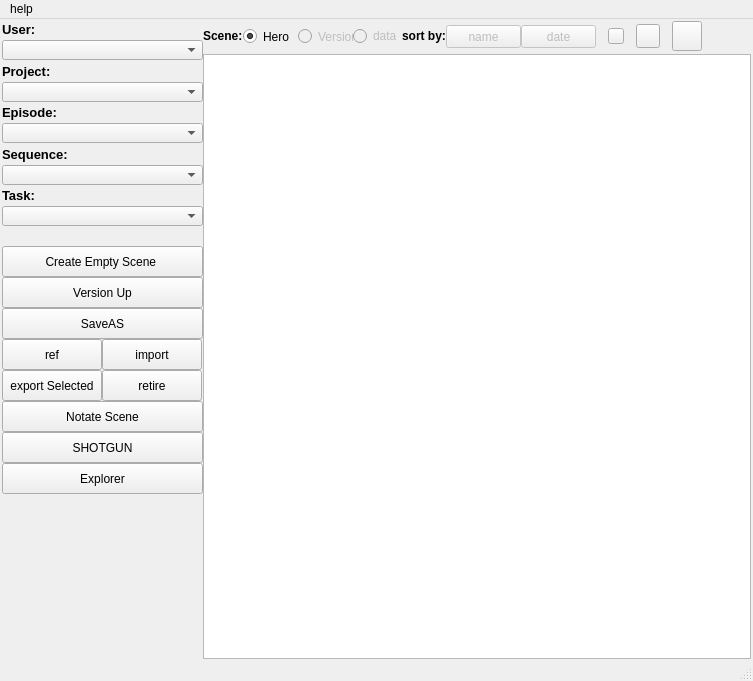
<?xml version="1.0" encoding="UTF-8"?>
<ui version="4.0">
 <class>MainWindow</class>
 <widget class="QMainWindow" name="MainWindow">
  <property name="geometry">
   <rect>
    <x>0</x>
    <y>0</y>
    <width>753</width>
    <height>681</height>
   </rect>
  </property>
  <property name="minimumSize">
   <size>
    <width>676</width>
    <height>681</height>
   </size>
  </property>
  <property name="maximumSize">
   <size>
    <width>1500</width>
    <height>2000</height>
   </size>
  </property>
  <property name="windowTitle">
   <string>dsShotOpen</string>
  </property>
  <property name="documentMode">
   <bool>false</bool>
  </property>
  <property name="tabShape">
   <enum>QTabWidget::Rounded</enum>
  </property>
  <widget class="QWidget" name="centralwidget">
   <property name="sizePolicy">
    <sizepolicy hsizetype="Expanding" vsizetype="Expanding">
     <horstretch>0</horstretch>
     <verstretch>0</verstretch>
    </sizepolicy>
   </property>
   <layout class="QGridLayout" name="gridLayout_2">
    <property name="leftMargin">
     <number>2</number>
    </property>
    <property name="topMargin">
     <number>0</number>
    </property>
    <property name="rightMargin">
     <number>2</number>
    </property>
    <property name="bottomMargin">
     <number>0</number>
    </property>
    <property name="spacing">
     <number>0</number>
    </property>
    <item row="0" column="0" rowspan="2">
     <widget class="QWidget" name="tmpwidget" native="true">
      <property name="minimumSize">
       <size>
        <width>201</width>
        <height>475</height>
       </size>
      </property>
      <property name="maximumSize">
       <size>
        <width>201</width>
        <height>475</height>
       </size>
      </property>
      <layout class="QGridLayout" name="gridLayout">
       <property name="margin">
        <number>0</number>
       </property>
       <property name="spacing">
        <number>0</number>
       </property>
       <item row="2" column="0">
        <widget class="QLabel" name="project_L">
         <property name="maximumSize">
          <size>
           <width>201</width>
           <height>25</height>
          </size>
         </property>
         <property name="font">
          <font>
           <pointsize>10</pointsize>
           <weight>75</weight>
           <bold>true</bold>
          </font>
         </property>
         <property name="text">
          <string>Project:</string>
         </property>
        </widget>
       </item>
       <item row="13" column="0" colspan="2">
        <widget class="QPushButton" name="versionUp_B">
         <property name="enabled">
          <bool>true</bool>
         </property>
         <property name="sizePolicy">
          <sizepolicy hsizetype="Fixed" vsizetype="Fixed">
           <horstretch>0</horstretch>
           <verstretch>0</verstretch>
          </sizepolicy>
         </property>
         <property name="minimumSize">
          <size>
           <width>201</width>
           <height>31</height>
          </size>
         </property>
         <property name="maximumSize">
          <size>
           <width>201</width>
           <height>31</height>
          </size>
         </property>
         <property name="font">
          <font>
           <weight>50</weight>
           <bold>false</bold>
          </font>
         </property>
         <property name="text">
          <string>Version Up</string>
         </property>
        </widget>
       </item>
       <item row="9" column="0" colspan="2">
        <widget class="QComboBox" name="task_CB">
         <property name="minimumSize">
          <size>
           <width>199</width>
           <height>20</height>
          </size>
         </property>
         <property name="maximumSize">
          <size>
           <width>201</width>
           <height>20</height>
          </size>
         </property>
        </widget>
       </item>
       <item row="5" column="0" colspan="2">
        <widget class="QComboBox" name="episodes_CB">
         <property name="minimumSize">
          <size>
           <width>199</width>
           <height>20</height>
          </size>
         </property>
         <property name="maximumSize">
          <size>
           <width>201</width>
           <height>20</height>
          </size>
         </property>
        </widget>
       </item>
       <item row="8" column="0">
        <widget class="QLabel" name="task_L">
         <property name="font">
          <font>
           <pointsize>10</pointsize>
           <weight>75</weight>
           <bold>true</bold>
          </font>
         </property>
         <property name="text">
          <string>Task:</string>
         </property>
        </widget>
       </item>
       <item row="7" column="0" colspan="2">
        <widget class="QComboBox" name="sequence_CB">
         <property name="minimumSize">
          <size>
           <width>199</width>
           <height>20</height>
          </size>
         </property>
         <property name="maximumSize">
          <size>
           <width>201</width>
           <height>20</height>
          </size>
         </property>
        </widget>
       </item>
       <item row="16" column="1">
        <widget class="QPushButton" name="retire_B">
         <property name="minimumSize">
          <size>
           <width>100</width>
           <height>31</height>
          </size>
         </property>
         <property name="maximumSize">
          <size>
           <width>99</width>
           <height>31</height>
          </size>
         </property>
         <property name="text">
          <string>retire</string>
         </property>
        </widget>
       </item>
       <item row="17" column="0" colspan="2">
        <widget class="QPushButton" name="notate_B">
         <property name="enabled">
          <bool>true</bool>
         </property>
         <property name="sizePolicy">
          <sizepolicy hsizetype="Fixed" vsizetype="Fixed">
           <horstretch>0</horstretch>
           <verstretch>0</verstretch>
          </sizepolicy>
         </property>
         <property name="minimumSize">
          <size>
           <width>201</width>
           <height>31</height>
          </size>
         </property>
         <property name="maximumSize">
          <size>
           <width>201</width>
           <height>31</height>
          </size>
         </property>
         <property name="font">
          <font>
           <weight>50</weight>
           <bold>false</bold>
          </font>
         </property>
         <property name="text">
          <string>Notate Scene</string>
         </property>
        </widget>
       </item>
       <item row="0" column="0">
        <widget class="QLabel" name="user_L">
         <property name="maximumSize">
          <size>
           <width>201</width>
           <height>25</height>
          </size>
         </property>
         <property name="font">
          <font>
           <pointsize>10</pointsize>
           <weight>75</weight>
           <bold>true</bold>
          </font>
         </property>
         <property name="text">
          <string>User:</string>
         </property>
        </widget>
       </item>
       <item row="18" column="0" colspan="2">
        <widget class="QPushButton" name="sg_B">
         <property name="minimumSize">
          <size>
           <width>201</width>
           <height>31</height>
          </size>
         </property>
         <property name="maximumSize">
          <size>
           <width>201</width>
           <height>31</height>
          </size>
         </property>
         <property name="text">
          <string>SHOTGUN</string>
         </property>
        </widget>
       </item>
       <item row="12" column="0" colspan="2">
        <widget class="QPushButton" name="createEmpty_B">
         <property name="enabled">
          <bool>true</bool>
         </property>
         <property name="sizePolicy">
          <sizepolicy hsizetype="Fixed" vsizetype="Fixed">
           <horstretch>0</horstretch>
           <verstretch>0</verstretch>
          </sizepolicy>
         </property>
         <property name="minimumSize">
          <size>
           <width>201</width>
           <height>31</height>
          </size>
         </property>
         <property name="maximumSize">
          <size>
           <width>201</width>
           <height>31</height>
          </size>
         </property>
         <property name="font">
          <font>
           <weight>50</weight>
           <bold>false</bold>
          </font>
         </property>
         <property name="text">
          <string>Create Empty Scene </string>
         </property>
        </widget>
       </item>
       <item row="3" column="0" colspan="2">
        <widget class="QComboBox" name="projects_CB">
         <property name="minimumSize">
          <size>
           <width>199</width>
           <height>20</height>
          </size>
         </property>
         <property name="maximumSize">
          <size>
           <width>201</width>
           <height>20</height>
          </size>
         </property>
        </widget>
       </item>
       <item row="15" column="0">
        <widget class="QPushButton" name="ref_B">
         <property name="minimumSize">
          <size>
           <width>100</width>
           <height>31</height>
          </size>
         </property>
         <property name="maximumSize">
          <size>
           <width>100</width>
           <height>31</height>
          </size>
         </property>
         <property name="text">
          <string>ref</string>
         </property>
        </widget>
       </item>
       <item row="6" column="0">
        <widget class="QLabel" name="seq_L">
         <property name="maximumSize">
          <size>
           <width>201</width>
           <height>25</height>
          </size>
         </property>
         <property name="font">
          <font>
           <pointsize>10</pointsize>
           <weight>75</weight>
           <bold>true</bold>
          </font>
         </property>
         <property name="text">
          <string>Sequence:</string>
         </property>
        </widget>
       </item>
       <item row="14" column="0" colspan="2">
        <widget class="QPushButton" name="saveAs_B">
         <property name="minimumSize">
          <size>
           <width>201</width>
           <height>31</height>
          </size>
         </property>
         <property name="maximumSize">
          <size>
           <width>201</width>
           <height>31</height>
          </size>
         </property>
         <property name="text">
          <string>SaveAS</string>
         </property>
        </widget>
       </item>
       <item row="1" column="0" colspan="2">
        <widget class="QComboBox" name="user_CB">
         <property name="minimumSize">
          <size>
           <width>199</width>
           <height>20</height>
          </size>
         </property>
         <property name="maximumSize">
          <size>
           <width>201</width>
           <height>20</height>
          </size>
         </property>
        </widget>
       </item>
       <item row="15" column="1">
        <widget class="QPushButton" name="import_B">
         <property name="minimumSize">
          <size>
           <width>100</width>
           <height>31</height>
          </size>
         </property>
         <property name="maximumSize">
          <size>
           <width>99</width>
           <height>31</height>
          </size>
         </property>
         <property name="text">
          <string>import</string>
         </property>
        </widget>
       </item>
       <item row="16" column="0">
        <widget class="QPushButton" name="export_B">
         <property name="minimumSize">
          <size>
           <width>100</width>
           <height>31</height>
          </size>
         </property>
         <property name="maximumSize">
          <size>
           <width>100</width>
           <height>31</height>
          </size>
         </property>
         <property name="text">
          <string>export Selected</string>
         </property>
        </widget>
       </item>
       <item row="4" column="0">
        <widget class="QLabel" name="episode_L">
         <property name="maximumSize">
          <size>
           <width>201</width>
           <height>26</height>
          </size>
         </property>
         <property name="font">
          <font>
           <pointsize>10</pointsize>
           <weight>75</weight>
           <bold>true</bold>
          </font>
         </property>
         <property name="text">
          <string>Episode:</string>
         </property>
        </widget>
       </item>
       <item row="19" column="0" colspan="2">
        <widget class="QPushButton" name="explorer_B">
         <property name="enabled">
          <bool>true</bool>
         </property>
         <property name="sizePolicy">
          <sizepolicy hsizetype="Fixed" vsizetype="Fixed">
           <horstretch>0</horstretch>
           <verstretch>0</verstretch>
          </sizepolicy>
         </property>
         <property name="minimumSize">
          <size>
           <width>201</width>
           <height>31</height>
          </size>
         </property>
         <property name="maximumSize">
          <size>
           <width>201</width>
           <height>31</height>
          </size>
         </property>
         <property name="font">
          <font>
           <weight>50</weight>
           <bold>false</bold>
          </font>
         </property>
         <property name="text">
          <string>Explorer</string>
         </property>
        </widget>
       </item>
       <item row="10" column="0">
        <spacer name="verticalSpacer">
         <property name="orientation">
          <enum>Qt::Vertical</enum>
         </property>
         <property name="sizeType">
          <enum>QSizePolicy::Fixed</enum>
         </property>
         <property name="sizeHint" stdset="0">
          <size>
           <width>20</width>
           <height>20</height>
          </size>
         </property>
        </spacer>
       </item>
      </layout>
     </widget>
    </item>
    <item row="0" column="8">
     <widget class="QWidget" name="widget" native="true">
      <property name="minimumSize">
       <size>
        <width>120</width>
        <height>35</height>
       </size>
      </property>
      <property name="maximumSize">
       <size>
        <width>120</width>
        <height>35</height>
       </size>
      </property>
      <property name="layoutDirection">
       <enum>Qt::LeftToRight</enum>
      </property>
      <property name="autoFillBackground">
       <bool>true</bool>
      </property>
      <layout class="QHBoxLayout" name="horizontalLayout">
       <property name="spacing">
        <number>0</number>
       </property>
       <property name="margin">
        <number>0</number>
       </property>
       <item>
        <widget class="QPushButton" name="iconSmall_PB">
         <property name="minimumSize">
          <size>
           <width>16</width>
           <height>16</height>
          </size>
         </property>
         <property name="maximumSize">
          <size>
           <width>16</width>
           <height>16</height>
          </size>
         </property>
         <property name="text">
          <string/>
         </property>
         <property name="icon">
          <iconset>
           <normaloff>:/icons/mayaico_2014.png</normaloff>:/icons/mayaico_2014.png</iconset>
         </property>
         <property name="iconSize">
          <size>
           <width>10</width>
           <height>10</height>
          </size>
         </property>
         <property name="checked">
          <bool>false</bool>
         </property>
        </widget>
       </item>
       <item>
        <widget class="QPushButton" name="iconMed_PB">
         <property name="minimumSize">
          <size>
           <width>24</width>
           <height>24</height>
          </size>
         </property>
         <property name="maximumSize">
          <size>
           <width>24</width>
           <height>24</height>
          </size>
         </property>
         <property name="text">
          <string/>
         </property>
         <property name="icon">
          <iconset>
           <normaloff>:/icons/mayaico_2014.png</normaloff>:/icons/mayaico_2014.png</iconset>
         </property>
        </widget>
       </item>
       <item>
        <widget class="QPushButton" name="iconLarge_PB">
         <property name="minimumSize">
          <size>
           <width>30</width>
           <height>30</height>
          </size>
         </property>
         <property name="maximumSize">
          <size>
           <width>30</width>
           <height>30</height>
          </size>
         </property>
         <property name="text">
          <string/>
         </property>
         <property name="icon">
          <iconset>
           <normaloff>:/icons/mayaico_2014.png</normaloff>:/icons/mayaico_2014.png</iconset>
         </property>
         <property name="iconSize">
          <size>
           <width>25</width>
           <height>25</height>
          </size>
         </property>
         <property name="checked">
          <bool>false</bool>
         </property>
        </widget>
       </item>
      </layout>
     </widget>
    </item>
    <item row="1" column="1" rowspan="3" colspan="9">
     <widget class="QTableWidget" name="tw_mayaScene">
      <property name="font">
       <font>
        <family>Verdana</family>
        <pointsize>10</pointsize>
       </font>
      </property>
      <property name="alternatingRowColors">
       <bool>false</bool>
      </property>
      <property name="selectionMode">
       <enum>QAbstractItemView::SingleSelection</enum>
      </property>
      <property name="selectionBehavior">
       <enum>QAbstractItemView::SelectRows</enum>
      </property>
      <property name="iconSize">
       <size>
        <width>100</width>
        <height>100</height>
       </size>
      </property>
      <property name="textElideMode">
       <enum>Qt::ElideMiddle</enum>
      </property>
      <property name="showGrid">
       <bool>false</bool>
      </property>
      <property name="gridStyle">
       <enum>Qt::NoPen</enum>
      </property>
      <property name="sortingEnabled">
       <bool>true</bool>
      </property>
      <property name="wordWrap">
       <bool>false</bool>
      </property>
      <property name="cornerButtonEnabled">
       <bool>true</bool>
      </property>
      <attribute name="horizontalHeaderVisible">
       <bool>false</bool>
      </attribute>
      <attribute name="horizontalHeaderCascadingSectionResizes">
       <bool>true</bool>
      </attribute>
      <attribute name="horizontalHeaderMinimumSectionSize">
       <number>100</number>
      </attribute>
      <attribute name="horizontalHeaderStretchLastSection">
       <bool>true</bool>
      </attribute>
      <attribute name="verticalHeaderVisible">
       <bool>false</bool>
      </attribute>
      <attribute name="verticalHeaderCascadingSectionResizes">
       <bool>true</bool>
      </attribute>
      <attribute name="verticalHeaderDefaultSectionSize">
       <number>130</number>
      </attribute>
      <attribute name="verticalHeaderMinimumSectionSize">
       <number>40</number>
      </attribute>
      <column>
       <property name="text">
        <string>scene</string>
       </property>
      </column>
     </widget>
    </item>
    <item row="0" column="6">
     <widget class="QPushButton" name="sortNameB">
      <property name="enabled">
       <bool>false</bool>
      </property>
      <property name="minimumSize">
       <size>
        <width>75</width>
        <height>23</height>
       </size>
      </property>
      <property name="maximumSize">
       <size>
        <width>75</width>
        <height>23</height>
       </size>
      </property>
      <property name="text">
       <string>name</string>
      </property>
     </widget>
    </item>
    <item row="0" column="3">
     <widget class="QRadioButton" name="version_RB">
      <property name="enabled">
       <bool>false</bool>
      </property>
      <property name="minimumSize">
       <size>
        <width>55</width>
        <height>17</height>
       </size>
      </property>
      <property name="maximumSize">
       <size>
        <width>47</width>
        <height>17</height>
       </size>
      </property>
      <property name="text">
       <string>Version</string>
      </property>
      <property name="checked">
       <bool>false</bool>
      </property>
     </widget>
    </item>
    <item row="0" column="5">
     <widget class="QLabel" name="scene_L_2">
      <property name="sizePolicy">
       <sizepolicy hsizetype="Fixed" vsizetype="Fixed">
        <horstretch>0</horstretch>
        <verstretch>0</verstretch>
       </sizepolicy>
      </property>
      <property name="font">
       <font>
        <pointsize>9</pointsize>
        <weight>75</weight>
        <bold>true</bold>
       </font>
      </property>
      <property name="text">
       <string>sort by:</string>
      </property>
     </widget>
    </item>
    <item row="0" column="7">
     <widget class="QPushButton" name="sortDate_B">
      <property name="enabled">
       <bool>false</bool>
      </property>
      <property name="minimumSize">
       <size>
        <width>75</width>
        <height>23</height>
       </size>
      </property>
      <property name="maximumSize">
       <size>
        <width>75</width>
        <height>23</height>
       </size>
      </property>
      <property name="text">
       <string>date</string>
      </property>
      <property name="checkable">
       <bool>false</bool>
      </property>
      <property name="autoRepeat">
       <bool>false</bool>
      </property>
      <property name="autoDefault">
       <bool>false</bool>
      </property>
      <property name="default">
       <bool>false</bool>
      </property>
      <property name="flat">
       <bool>false</bool>
      </property>
     </widget>
    </item>
    <item row="2" column="0">
     <spacer name="verticalSpacer_2">
      <property name="orientation">
       <enum>Qt::Vertical</enum>
      </property>
      <property name="sizeHint" stdset="0">
       <size>
        <width>20</width>
        <height>167</height>
       </size>
      </property>
     </spacer>
    </item>
    <item row="0" column="9">
     <spacer name="horizontalSpacer_2">
      <property name="orientation">
       <enum>Qt::Horizontal</enum>
      </property>
      <property name="sizeHint" stdset="0">
       <size>
        <width>32</width>
        <height>20</height>
       </size>
      </property>
     </spacer>
    </item>
    <item row="0" column="2">
     <widget class="QRadioButton" name="hero_RB">
      <property name="enabled">
       <bool>true</bool>
      </property>
      <property name="minimumSize">
       <size>
        <width>55</width>
        <height>17</height>
       </size>
      </property>
      <property name="maximumSize">
       <size>
        <width>47</width>
        <height>17</height>
       </size>
      </property>
      <property name="text">
       <string>Hero</string>
      </property>
      <property name="checked">
       <bool>true</bool>
      </property>
     </widget>
    </item>
    <item row="0" column="1">
     <widget class="QLabel" name="scene_L">
      <property name="sizePolicy">
       <sizepolicy hsizetype="Fixed" vsizetype="Fixed">
        <horstretch>0</horstretch>
        <verstretch>0</verstretch>
       </sizepolicy>
      </property>
      <property name="font">
       <font>
        <pointsize>9</pointsize>
        <weight>75</weight>
        <bold>true</bold>
       </font>
      </property>
      <property name="text">
       <string>Scene:</string>
      </property>
     </widget>
    </item>
    <item row="0" column="4">
     <widget class="QRadioButton" name="data_RB">
      <property name="enabled">
       <bool>false</bool>
      </property>
      <property name="text">
       <string>data</string>
      </property>
     </widget>
    </item>
   </layout>
  </widget>
  <widget class="QMenuBar" name="menubar">
   <property name="geometry">
    <rect>
     <x>0</x>
     <y>0</y>
     <width>753</width>
     <height>18</height>
    </rect>
   </property>
   <widget class="QMenu" name="menuHelp">
    <property name="title">
     <string>help</string>
    </property>
    <addaction name="actionVfx_wiki_dk"/>
   </widget>
   <addaction name="menuHelp"/>
  </widget>
  <widget class="QStatusBar" name="statusBar"/>
  <action name="actionVfx_wiki_dk">
   <property name="text">
    <string>wiki</string>
   </property>
   <property name="iconText">
    <string>wiki</string>
   </property>
  </action>
 </widget>
 <resources/>
 <connections/>
</ui>
